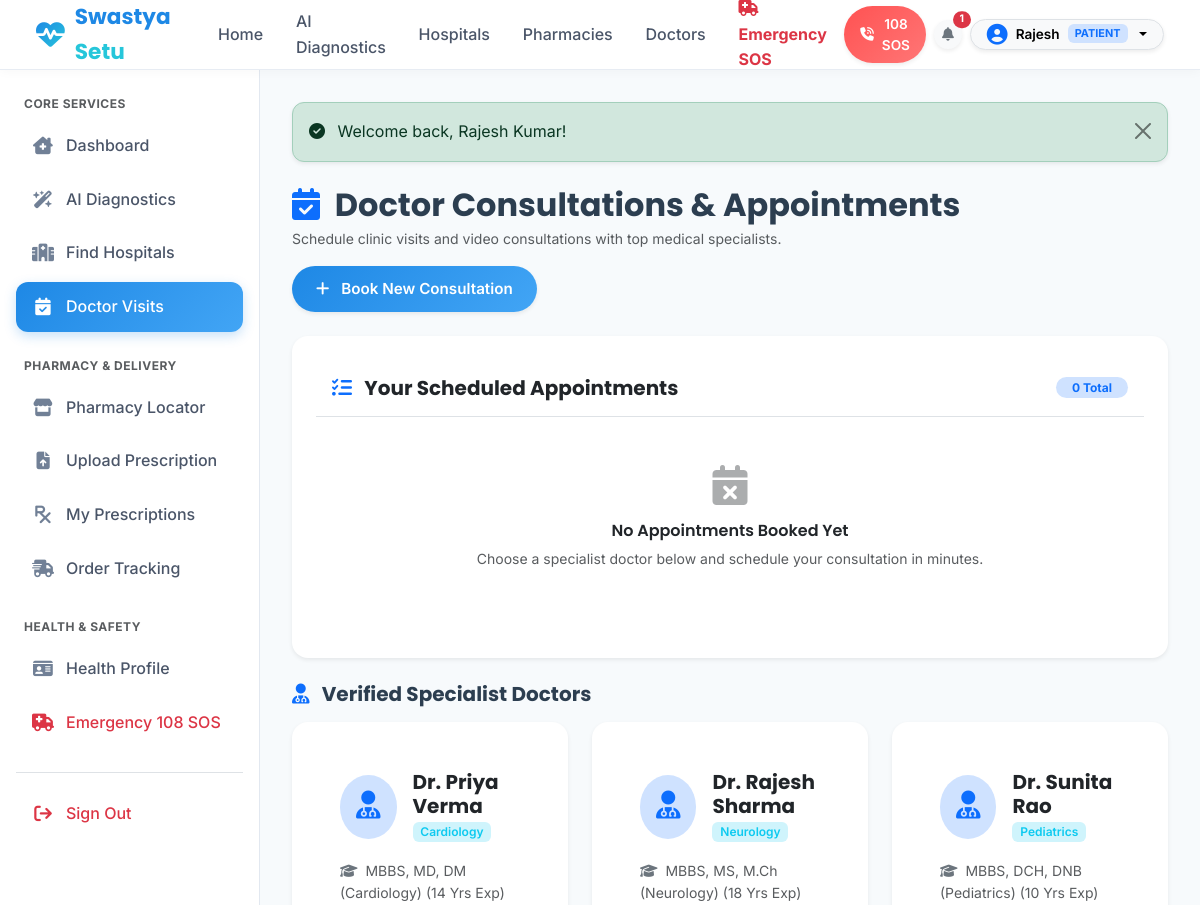
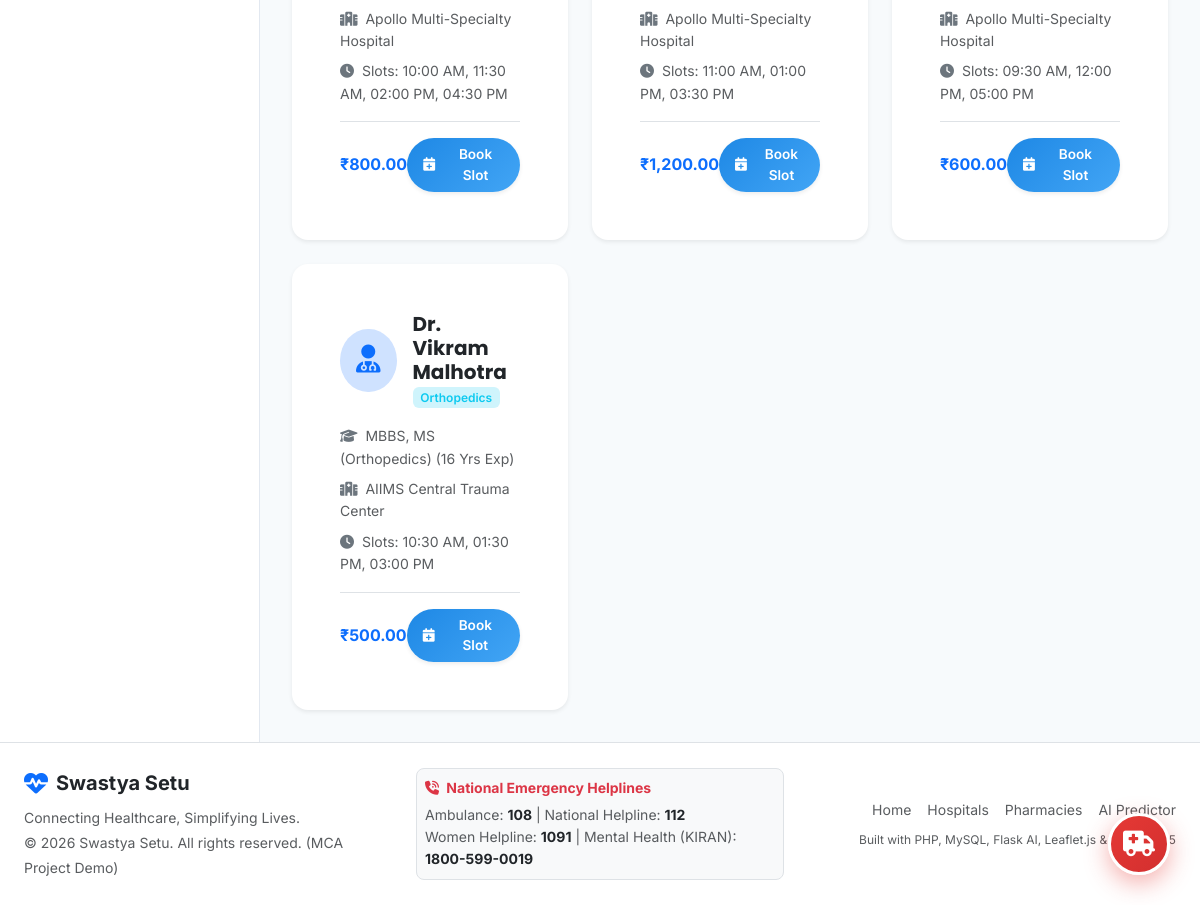
/user/appointments.php (signed in), run on the app's committed database (2 pictures, top to bottom).
### tables this page shows
CREATE TABLE IF NOT EXISTS `doctors` (
  `id` INT AUTO_INCREMENT PRIMARY KEY,
  `hospital_id` INT NOT NULL,
  `name` VARCHAR(150) NOT NULL,
  `specialization` VARCHAR(150) NOT NULL,
  `qualification` VARCHAR(150) NOT NULL,
  `experience_years` INT NOT NULL DEFAULT 8,
  `consultation_fee` DECIMAL(10, 2) NOT NULL DEFAULT 600.00,
  `available_days` VARCHAR(100) NOT NULL DEFAULT 'Mon,Tue,Wed,Thu,Fri,Sat',
  `available_time_slots` VARCHAR(255) NOT NULL DEFAULT '09:30 AM, 11:00 AM, 02:00 PM, 04:30 PM',
  `phone` VARCHAR(20) NULL,
  `email` VARCHAR(150) NULL,
  `is_active` TINYINT(1) NOT NULL DEFAULT 1,
  `created_at` TIMESTAMP DEFAULT CURRENT_TIMESTAMP,
  CONSTRAINT fk_doctor_hosp FOREIGN KEY (`hospital_id`) REFERENCES `hospitals`(`id`) ON DELETE CASCADE
);

CREATE TABLE IF NOT EXISTS `hospitals` (
  `id` INT AUTO_INCREMENT PRIMARY KEY,
  `user_id` INT NULL,
  `name` VARCHAR(200) NOT NULL,
  `city` VARCHAR(100) NOT NULL DEFAULT 'New Delhi',
  `address` TEXT NOT NULL,
  `phone` VARCHAR(30) NOT NULL,
  `email` VARCHAR(150) NOT NULL,
  `hospital_type` ENUM('Govt', 'Private') NOT NULL DEFAULT 'Private',
  `emergency_services` TINYINT(1) NOT NULL DEFAULT 1,
  `icu_available` TINYINT(1) NOT NULL DEFAULT 1,
  `blood_bank` TINYINT(1) NOT NULL DEFAULT 1,
  `available_beds` INT NOT NULL DEFAULT 12,
  `total_beds` INT NOT NULL DEFAULT 50,
  `latitude` DECIMAL(10, 7) NOT NULL DEFAULT 28.6139,
  `longitude` DECIMAL(10, 7) NOT NULL DEFAULT 77.2090,
  `status` ENUM('pending', 'approved', 'rejected') NOT NULL DEFAULT 'approved',
  `created_at` TIMESTAMP DEFAULT CURRENT_TIMESTAMP,
  INDEX idx_hosp_city (`city`),
  INDEX idx_hosp_type (`hospital_type`)
);

### user/appointments.php (the view, shortened to what this page needs)
<?php
require_once __DIR__ . '/../includes/functions.php';
$user = currentUser();
$doctors = [];
try {
    $db = getDB();
    $sql = "SELECT d.*, h.name AS hospital_name, h.city AS hospital_city
            FROM doctors d
            JOIN hospitals h ON d.hospital_id = h.id
            WHERE d.is_active = 1";
    $params = [];
    $sql .= " ORDER BY d.name ASC";
    $stmt = $db->prepare($sql);
    $stmt->execute($params);
    $doctors = $stmt->fetchAll();
} catch (Exception $e) {}
$myAppointments = [];
try {
    $db = getDB();
    $stmt = $db->prepare("
        SELECT a.*, d.name AS doctor_name, d.specialization, d.consultation_fee, h.name AS hospital_name, h.address AS hospital_address
        FROM appointments a
        JOIN doctors d ON a.doctor_id = d.id
        JOIN hospitals h ON a.hospital_id = h.id
        WHERE a.patient_id = ?
        ORDER BY a.appointment_date DESC, a.id DESC
    ");
    $stmt->execute([$user['id']]);
    $myAppointments = $stmt->fetchAll();
} catch (Exception $e) {}
require_once __DIR__ . '/../includes/header.php';
?>
<div class="d-flex">
    <?php require_once __DIR__ . '/../includes/sidebar.php'; ?>
    <div class="content-wrapper">
        <div class="container-fluid p-0">
            <?= displayFlash() ?>
            <div class="d-flex flex-wrap justify-content-between align-items-center gap-3 mb-4">
                <div>
                    <h2 class="fw-bold mb-1"><i class="fa-solid fa-calendar-check text-primary me-2"></i> Doctor Consultations & Appointments</h2>
                    <p class="text-muted small mb-0">Schedule clinic visits and video consultations with top medical specialists.</p>
                </div>
                <button type="button" class="btn btn-primary rounded-pill px-4 fw-semibold shadow-sm" data-bs-toggle="modal" data-bs-target="#bookApptModal">
                    <i class="fa-solid fa-plus me-1"></i> Book New Consultation
                </button>
            </div>
            <div class="card border-0 shadow-sm rounded-4 mb-4">
                <div class="card-header bg-white py-3 border-bottom d-flex justify-content-between align-items-center">
                    <h5 class="fw-bold text-dark mb-0"><i class="fa-solid fa-list-check text-primary me-2"></i> Your Scheduled Appointments</h5>
                    <span class="badge bg-primary-subtle text-primary rounded-pill px-3"><?= count($myAppointments) ?> Total</span>
                </div>
                <div class="card-body p-0">
                    <?php if (empty($myAppointments)): ?>
                        <div class="text-center py-5">
                            <i class="fa-solid fa-calendar-xmark fs-1 text-muted opacity-50 mb-3"></i>
                            <h6 class="text-dark">No Appointments Booked Yet</h6>
                            <p class="text-muted small">Choose a specialist doctor below and schedule your consultation in minutes.</p>
                        </div>
                    <?php endif; ?>
                </div>
            </div>
            <h5 class="fw-bold mb-3"><i class="fa-solid fa-user-doctor text-primary me-2"></i> Verified Specialist Doctors</h5>
            <div class="row g-4">
                <?php foreach ($doctors as $doc): ?>
                    <div class="col-md-6 col-lg-4">
                        <div class="card border-0 shadow-sm rounded-4 h-100 hover-lift">
                            <div class="card-body p-4 d-flex flex-column">
                                <div class="d-flex align-items-center gap-3 mb-3">
                                    <div class="p-3 rounded-circle bg-primary-subtle text-primary">
                                        <i class="fa-solid fa-user-doctor fs-3"></i>
                                    </div>
                                    <div>
                                        <h5 class="fw-bold text-dark mb-0"><?= htmlspecialchars($doc['name']) ?></h5>
                                        <span class="badge bg-info-subtle text-info fw-semibold"><?= htmlspecialchars($doc['specialization']) ?></span>
                                    </div>
                                </div>
                                <p class="small text-muted mb-2">
                                    <i class="fa-solid fa-graduation-cap text-secondary me-1"></i> <?= htmlspecialchars($doc['qualification']) ?> (<?= $doc['experience_years'] ?> Yrs Exp)
                                </p>
                                <p class="small text-muted mb-2">
                                    <i class="fa-solid fa-hospital text-secondary me-1"></i> <?= htmlspecialchars($doc['hospital_name']) ?>
                                </p>
                                <p class="small text-muted mb-3">
                                    <i class="fa-solid fa-clock text-secondary me-1"></i> Slots: <?= htmlspecialchars($doc['available_time_slots']) ?>
                                </p>
                                <div class="mt-auto pt-3 border-top d-flex justify-content-between align-items-center">
                                    <div class="fw-bold fs-6 text-primary"><?= formatPrice($doc['consultation_fee']) ?></div>
                                    <button class="btn btn-primary btn-sm rounded-pill px-3 fw-semibold shadow-sm" onclick="openBookingFor(<?= $doc['id'] ?>, '<?= htmlspecialchars(addslashes($doc['available_time_slots'])) ?>')">
                                        <i class="fa-solid fa-calendar-plus me-1"></i> Book Slot
                                    </button>
                                </div>
                            </div>
                        </div>
                    </div>
                <?php endforeach; ?>
            </div>
        </div>
    </div>
</div>
<?php require_once __DIR__ . '/../includes/footer.php'; ?>

### data on the page
doctors: name "Dr. Priya Verma", specialization "Cardiology", qualification "MBBS, MD, DM (Cardiology)", experience_years "14", hospital.name "Apollo Multi-Specialty Hospital", available_time_slots "10:00 AM, 11:30 AM, 02:00 PM, 04:30 PM", consultation_fee "₹800.00"
doctors: name "Dr. Rajesh Sharma", specialization "Neurology", qualification "MBBS, MS, M.Ch (Neurology)", experience_years "18", hospital.name "Apollo Multi-Specialty Hospital", available_time_slots "11:00 AM, 01:00 PM, 03:30 PM", consultation_fee "₹1,200.00"
doctors: name "Dr. Sunita Rao", specialization "Pediatrics", qualification "MBBS, DCH, DNB (Pediatrics)", experience_years "10", hospital.name "Apollo Multi-Specialty Hospital", available_time_slots "09:30 AM, 12:00 PM, 05:00 PM", consultation_fee "₹600.00"
doctors: name "Dr. Vikram Malhotra", specialization "Orthopedics", qualification "MBBS, MS (Orthopedics)", experience_years "16", hospital.name "AIIMS Central Trauma Center", available_time_slots "10:30 AM, 01:30 PM, 03:00 PM", consultation_fee "₹500.00"

### other printed values
$unreadNotifCount "1"
explode(' ', $user['name'])[0] "Rajesh"
$user['role'] "PATIENT"
$f['message'] "Welcome back, Rajesh Kumar!"
count($myAppointments) "0"
APP_NAME "Swastya Setu"
APP_TAGLINE "Connecting Healthcare, Simplifying Lives."
